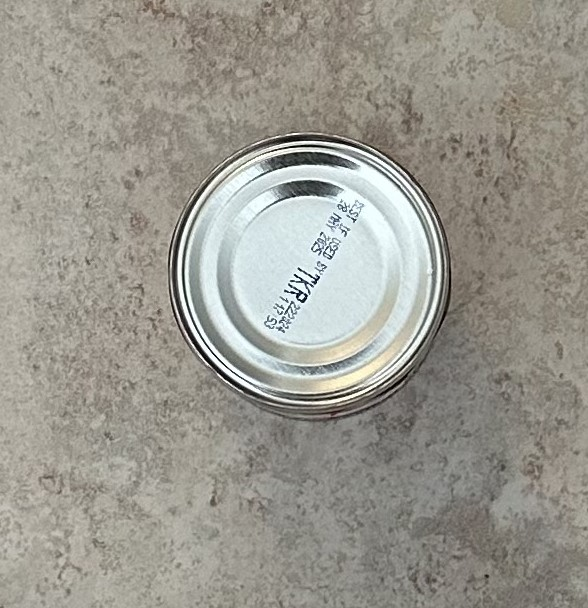
#> input picture circledetection/Circle_Image.jpg, 588 x 608 px, given in place of the camera
$ python main.py
#> lines starting #> are read from the running program, lines starting #| are printed output that depends on the picture; after the words box and inside, x2 and y2 are one past the last pixel; in counts of white or black regions, pixels touching at a corner belong together
#> further down, img is the input picture: shape (608, 588, 3); mean B, G, R 144.1, 152.7, 154.9
### lineDetectionPaper/processing_image_display.py
import cv2 as cv  # Computer vision and image processing library
import numpy as np  # Numerical and math library


def process_img_for_lines(img):
    # Makes image grayscale
    gray = cv.cvtColor(img, cv.COLOR_BGR2GRAY)

    # Finds the edges in an image
    gray_edge = cv.Canny(gray, 125, 130)

    return gray_edge


def display_img(img, winname):
    # Displays image with window name, or the name of the tab
    cv.imshow(winname, img)
    cv.waitKey(1)


def mask_img(img):  # create a mask
    # Code from https://www.tutorialspoint.com/how-to-mask-an-image-in-opencv-python Example 2
    # Region to mask
    height_1, height_2 = 200, 950
    width_1, width_2 = 450, 1350

    # Set Whole image as black
    mask = np.zeros(img.shape[:2], np.uint8)

    # Set region of interest as white
    mask[height_1:height_2, width_1:width_2] = 255

    # Make the mask
    masked_img = cv.bitwise_and(img, img, mask=mask)
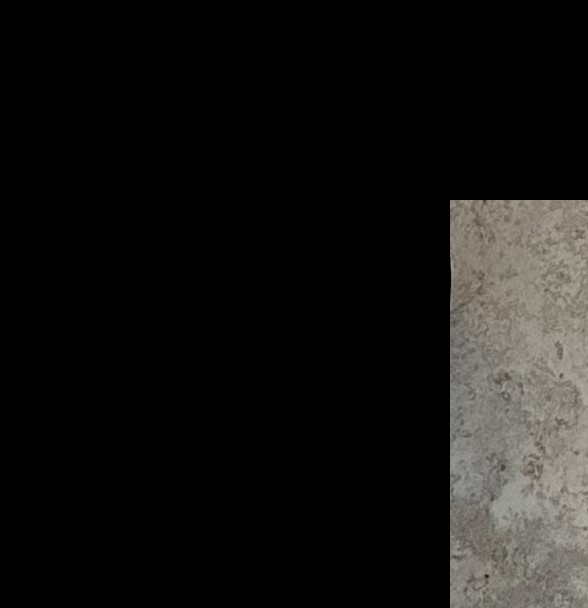
#> masked_img: shape (608, 588, 3); mean B, G, R 19.1, 20.6, 21.3
    # Draw mask
    masked_img = cv.rectangle(masked_img, (width_1, height_1), (width_2, height_2), (0, 0, 0), 5)
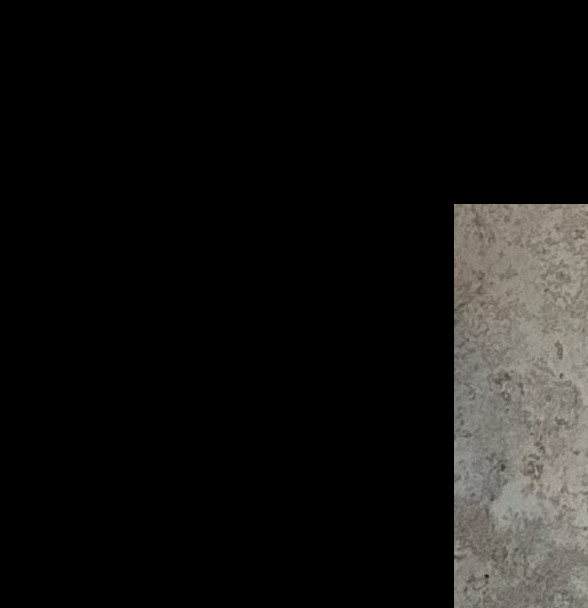
#> masked_img: shape (608, 588, 3); 0.61% of pixels changed, all inside (x1, y1, x2, y2) = (450, 200, 588, 608)
#> in process_img_for_lines, `gray_edge = cv.Canny(gray, 125, 130)`:
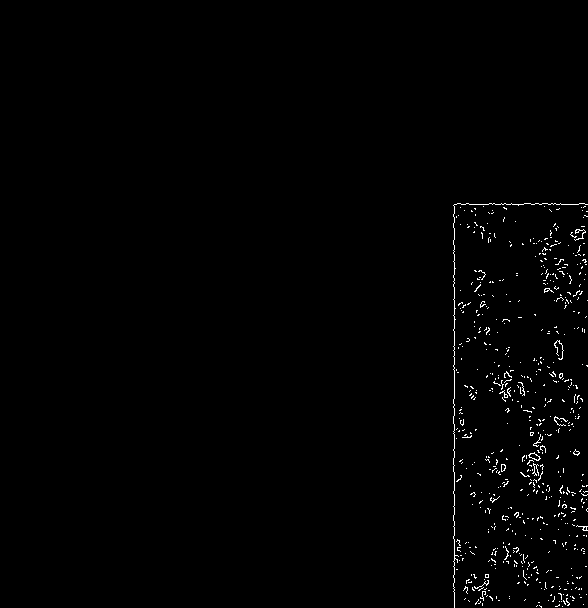
#> gray_edge: shape (608, 588); 0.88% white in thin lines or dots, all inside (x1, y1, x2, y2) = (453, 203, 588, 608)

    return masked_img

### lineDetectionPaper/lines.py
import cv2 as cv  # Computer vision and image processing library
import numpy as np  # Numerical and math library


def detect_lines(img):  # This detects line using Hough Lines P function in opencv
    # code from https://www.geeksforgeeks.org/line-detection-python-opencv-houghline-method/ Example 2
    lines = cv.HoughLinesP(
        img,  # edge image
        rho=1,
        theta=np.pi / 180,
        threshold=30,  # Sets the num of intersections on polar plane to consider a line
        minLineLength=50,  # Line must be over set pixels
        maxLineGap=1  # max allowed gap to consider a separate line
    )
    return lines  # In the form [x1 y1 x2 y2]


def draw_lines(lines, img):
    # code from https://www.geeksforgeeks.org/line-detection-python-opencv-houghline-method/ example 2
    if lines is not None:
        for line in lines:
            # Extracted points from the list "line"
            x1, y1, x2, y2 = line[0]
            # Draw the lines joining the points
            cv.line(img, (x1, y1), (x2, y2), (0, 255, 0), 2)

    return img


def draw_center(edge_img, img):  # Calculate midpoint in canny edge directly
    # Checks row by row
    for idx in range(edge_img.shape[0]):  # For each row
        mid_point = np.mean(np.where(edge_img[idx, :] > 0))  # sets midpoint based on edge detection
        if not (np.isnan(mid_point)):
            img[idx, int(mid_point)] = 50
#> this loop made 608 passes
#> mid_point on passes 1 to 3: nan, nan, nan

    # Column by Column
    for idx in range(edge_img.shape[1]):  # For Each column
        mid_point = np.mean(np.where(edge_img[:, idx] > 0))  # sets midpoint based on sharp pixel change
        if not (np.isnan(mid_point)):  # If mean point exists
            img[int(mid_point), idx] = 50  # Draw it out on main
#> this loop made 588 passes
#> img: shape (608, 588, 3); mean B, G, R 144, 152.6, 154.7

    return edge_img

### lineDetectionPaper/main.py
from processing_image_display import *  # Adds blurs to image, past library
from lines import *  # Library for everything lines (draw and detect)


if __name__ == "__main__":
    # Take Video
    capture = cv.VideoCapture(0)
    while True:
        # Process it frame by frame
        frame_exist, img = capture.read()

        if frame_exist:  # Prevents code from crashing

            # Processing img, draws circles, displays image

            masked_img = mask_img(img)

            edge_img = process_img_for_lines(masked_img)
            edge_img = draw_center(edge_img, img)

            lines = detect_lines(edge_img)
#> in detect_lines, `lines = cv.HoughLinesP( img,`: lines = None
            new_img = draw_lines(lines, img)

            # Shows video
            display_img(new_img, "Video with Lines")
        else:
            break
    # Close the window
    capture.release()

    # De-allocate any associated memory usage
    cv.destroyAllWindows()
